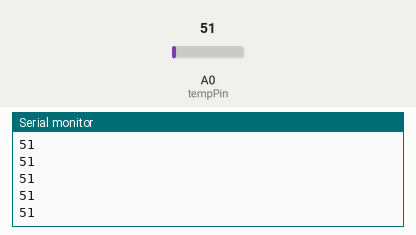
Simulated run of this sketch. Board: Arduino Uno, built with avr-gcc and run on an emulated ATmega328P. Parts: the last lines printed to the serial monitor. The inputs (shaded band) are chosen by the test bench; at power-on: A0 (tempPin) = 51.

Above: at 1.2 s.
1.3 s: A0 (tempPin) set to 61
At 1.31 s:
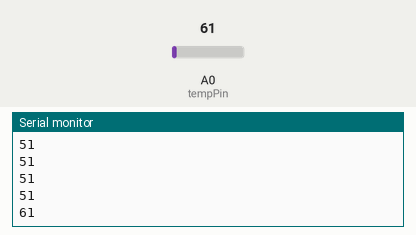
2.8 s: A0 (tempPin) set to 71
At 2.81 s:
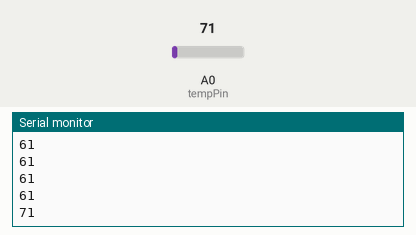
Timing chart, 0 to 5.8 s (numbered marks = the images above; inputs shaded):
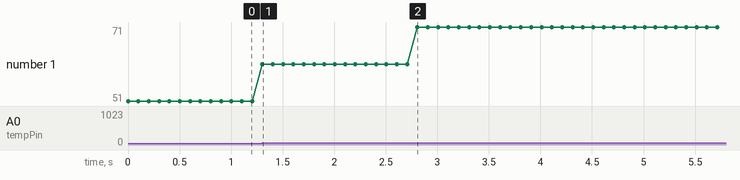

Measured:
- after the input at 1.3 s, the serial monitor: prints a new line at once (image 1)
- after the input at 2.8 s, the serial monitor: prints a new line at once (image 2)
- plotted number 1: 51 → 61 after the input at 1.3 s, 61 → 71 after the input at 2.8 s

The sketch:

Monitoring_Suhu.ino
```cpp
int val = 0;
int tempPin = A0;
char nilai;

void setup(){
  Serial.begin(9600);
}

void loop(){
    val = analogRead(tempPin);
    Serial.print(val);
    Serial.println(" ");
    delay(100);
}
```
